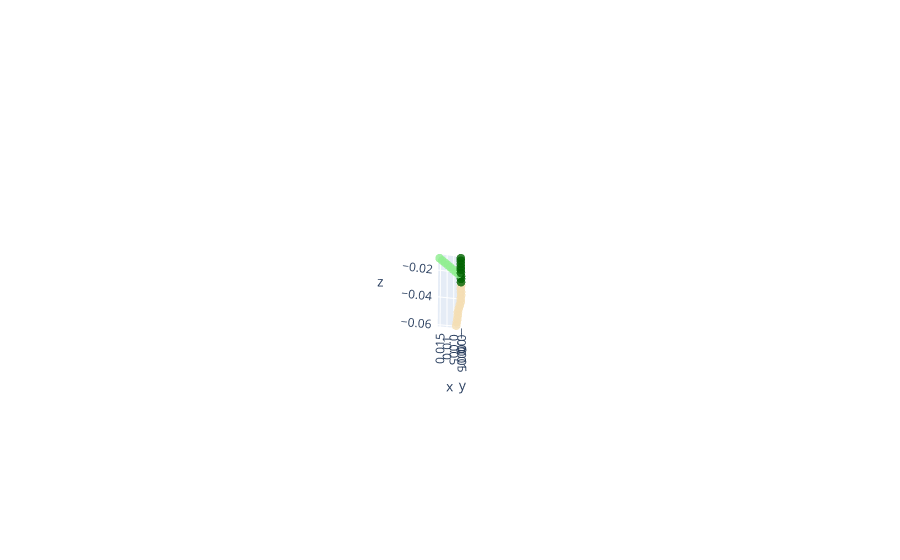

The cell this chart's notebook holds for it:
### Code cell
# here we show what is the plant simulated based on those parameters
name= "PMA2018_new.xml"
time = 90
smallplant = CPlantBox(name, time, name) # make a plant object in python
fig = visual_plant(smallplant)    
fig.show()

### Figure 1 — Plotly figure (JSON) as saved in the notebook; plotly's stock layout.template omitted (floating-point values rounded to 4 significant figures)
{"data": [{"marker": {"color": [2, 2, 2, 2, 2, 2, 2, 2, 2, 2, 2, 2, 2, 3, 3, 3, 4, 4, 4, 4, 4, 4, 4, 4, 3, 3, 3, 3, 3, 3], "colorscale": [[0, "wheat"], [0.5, "darkgreen"], [1, "lightgreen"]], "opacity": 0.8, "size": 3}, "mode": "markers", "name": "plant", "type": "scatter3d", "x": [0, 7.795e-05, 0.0001061, 0.0001371, 0.00031, 0.0005048, 0.001078, 0.001726, 0.002196, 0.002365, 0.002568, 0.002939, 0.003464, 0, 0, 0, 0.002023, 0.004045, 0.006068, 0.00809, 0.01011, 0.01214, 0.01416, 0.01618, 0, 0, 0, 0, 0, 0], "y": [0, -8.065e-05, 0.0001048, 0.0002943, 0.000275, 0.0003277, -0.0001413, -0.0005098, -0.0007136, -0.00079, -0.0008619, -0.001107, -0.001026, 0, 0, 0, -2.477e-19, -4.954e-19, -7.431e-19, -9.908e-19, -1.238e-18, -1.486e-18, -1.734e-18, -1.982e-18, 0, 0, 0, 0, 0, 0], "z": [-0.03, -0.0325, -0.03499, -0.03748, -0.03998, -0.04247, -0.04486, -0.04724, -0.04969, -0.05218, -0.05467, -0.05713, -0.05958, -0.0275, -0.025, -0.023, -0.02153, -0.02006, -0.01859, -0.01712, -0.01565, -0.01418, -0.01271, -0.01124, -0.0205, -0.018, -0.016, -0.0135, -0.011, -0.009]}], "layout": {"autosize": true, "scene": {"aspectmode": "data", "aspectratio": {"x": 1.534, "y": 0.136, "z": 4.794}, "camera": {"center": {"x": 0, "y": 0, "z": 0}, "eye": {"x": 8.907, "y": 25.87, "z": -9.279}, "projection": {"type": "perspective"}, "up": {"x": 0, "y": 0, "z": 1}}, "domain": {"x": [0, 1], "y": [0, 1]}}}}
